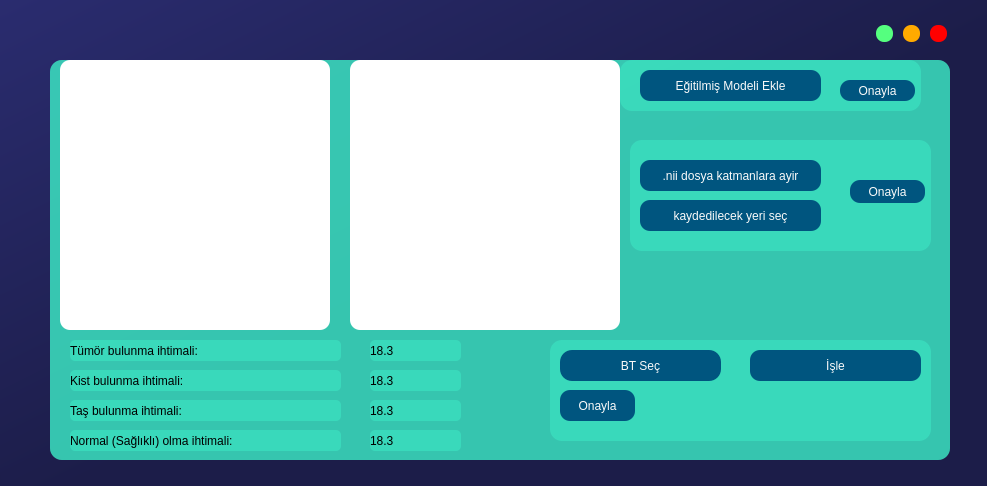
<?xml version="1.0" encoding="UTF-8"?>
<ui version="4.0">
 <class>Dialog</class>
 <widget class="QDialog" name="Dialog">
  <property name="geometry">
   <rect>
    <x>0</x>
    <y>0</y>
    <width>987</width>
    <height>486</height>
   </rect>
  </property>
  <property name="windowTitle">
   <string>Dialog</string>
  </property>
  <property name="styleSheet">
   <string notr="true">background-color: qlineargradient(spread:pad, x1:0, y1:0, x2:1, y2:1, stop:0 rgba(42, 44, 111, 255), stop:0.521368 rgba(28, 29, 73, 255));border-radius: 30px;</string>
  </property>
  <widget class="QLabel" name="arka_ekran">
   <property name="geometry">
    <rect>
     <x>0</x>
     <y>0</y>
     <width>1000</width>
     <height>500</height>
    </rect>
   </property>
   <property name="styleSheet">
    <string notr="true">background-color: qlineargradient(spread:pad, x1:0, y1:0, x2:1, y2:1, stop:0 rgba(42, 44, 111, 255), stop:0.521368 rgba(28, 29, 73, 255));
border-radius: 30px;</string>
   </property>
   <property name="text">
    <string/>
   </property>
  </widget>
  <widget class="QFrame" name="frame">
   <property name="geometry">
    <rect>
     <x>50</x>
     <y>60</y>
     <width>900</width>
     <height>400</height>
    </rect>
   </property>
   <property name="styleSheet">
    <string notr="true">background-color: none;</string>
   </property>
   <property name="frameShape">
    <enum>QFrame::StyledPanel</enum>
   </property>
   <property name="frameShadow">
    <enum>QFrame::Raised</enum>
   </property>
   <widget class="QStackedWidget" name="stackedWidget">
    <property name="geometry">
     <rect>
      <x>0</x>
      <y>0</y>
      <width>900</width>
      <height>400</height>
     </rect>
    </property>
    <property name="styleSheet">
     <string notr="true">background-color: rgb(60, 231, 195,150);
border-radius: 12px;
</string>
    </property>
    <property name="currentIndex">
     <number>0</number>
    </property>
    <widget class="QWidget" name="page">
     <property name="styleSheet">
      <string notr="true">background-color: rgb(60, 231, 195,150);
</string>
     </property>
     <widget class="QLabel" name="tumor_i_t">
      <property name="geometry">
       <rect>
        <x>20</x>
        <y>280</y>
        <width>271</width>
        <height>21</height>
       </rect>
      </property>
      <property name="styleSheet">
       <string notr="true">border-radius: 5px;image:none;
font: 75 14pt &quot;MS Shell Dlg 2&quot;;</string>
      </property>
      <property name="text">
       <string>Tümör bulunma ihtimali:</string>
      </property>
     </widget>
     <widget class="QWidget" name="Roket_Map" native="true">
      <property name="geometry">
       <rect>
        <x>300</x>
        <y>0</y>
        <width>270</width>
        <height>270</height>
       </rect>
      </property>
      <widget class="QLabel" name="bt_2">
       <property name="geometry">
        <rect>
         <x>0</x>
         <y>0</y>
         <width>270</width>
         <height>270</height>
        </rect>
       </property>
       <property name="styleSheet">
        <string notr="true">background-color: rgb(255, 255, 255);
border-radius: 10px;
image:none;</string>
       </property>
       <property name="text">
        <string/>
       </property>
      </widget>
      <zorder>arka_ekran</zorder>
      <zorder>arka_ekran</zorder>
      <zorder>bt_2</zorder>
     </widget>
     <widget class="QWidget" name="bilgisayar_t" native="true">
      <property name="geometry">
       <rect>
        <x>10</x>
        <y>0</y>
        <width>270</width>
        <height>270</height>
       </rect>
      </property>
      <widget class="QLabel" name="bt_1">
       <property name="geometry">
        <rect>
         <x>0</x>
         <y>0</y>
         <width>270</width>
         <height>270</height>
        </rect>
       </property>
       <property name="styleSheet">
        <string notr="true">border-radius: 10px;
background-color: rgb(255, 255, 255);
image:a;</string>
       </property>
       <property name="text">
        <string/>
       </property>
      </widget>
     </widget>
     <widget class="QPushButton" name="bt_islem_onay">
      <property name="geometry">
       <rect>
        <x>510</x>
        <y>330</y>
        <width>75</width>
        <height>31</height>
       </rect>
      </property>
      <property name="styleSheet">
       <string notr="true">QPushButton {
	color:rgb(250,250,250);
	border: none;
	border-radius: 10px;		
	background-color:  rgb(0, 85, 127);
}
QPushButton:hover {	
	background-color: rgb(0, 85, 127, 100);
}</string>
      </property>
      <property name="text">
       <string>Onayla</string>
      </property>
     </widget>
     <widget class="QPushButton" name="isle_onay">
      <property name="geometry">
       <rect>
        <x>700</x>
        <y>290</y>
        <width>171</width>
        <height>31</height>
       </rect>
      </property>
      <property name="styleSheet">
       <string notr="true">QPushButton {
	color:rgb(250,250,250);
	font: 75 16pt &quot;MS Shell Dlg 2&quot;;
	border: none;
	border-radius: 10px;		
	background-color:  rgb(0, 85, 127);
}
QPushButton:hover {	
	background-color: rgb(0, 85, 127, 100);
}</string>
      </property>
      <property name="text">
       <string>İşle</string>
      </property>
     </widget>
     <widget class="QPushButton" name="bt_sec">
      <property name="geometry">
       <rect>
        <x>510</x>
        <y>290</y>
        <width>161</width>
        <height>31</height>
       </rect>
      </property>
      <property name="styleSheet">
       <string notr="true">QPushButton {
	border: none;
	color:rgb(250,250,250);

	background-color: rgb(0, 85, 127);
	font: 75 16pt &quot;MS Shell Dlg 2&quot;;
}
QPushButton:hover {	
	background-color: rgba(0, 85, 127, 150);
}</string>
      </property>
      <property name="text">
       <string>BT Seç</string>
      </property>
     </widget>
     <widget class="QLabel" name="kist_t">
      <property name="geometry">
       <rect>
        <x>20</x>
        <y>310</y>
        <width>271</width>
        <height>21</height>
       </rect>
      </property>
      <property name="styleSheet">
       <string notr="true">border-radius: 5px;image:none;
font: 75 14pt &quot;MS Shell Dlg 2&quot;;</string>
      </property>
      <property name="text">
       <string>Kist bulunma ihtimali:</string>
      </property>
     </widget>
     <widget class="QLabel" name="tas_t">
      <property name="geometry">
       <rect>
        <x>20</x>
        <y>340</y>
        <width>271</width>
        <height>21</height>
       </rect>
      </property>
      <property name="styleSheet">
       <string notr="true">border-radius: 5px;image:none;
font: 75 14pt &quot;MS Shell Dlg 2&quot;;</string>
      </property>
      <property name="text">
       <string>Taş bulunma ihtimali:</string>
      </property>
     </widget>
     <widget class="QLabel" name="normal_t">
      <property name="geometry">
       <rect>
        <x>20</x>
        <y>370</y>
        <width>271</width>
        <height>21</height>
       </rect>
      </property>
      <property name="styleSheet">
       <string notr="true">border-radius: 5px;image:none;
font: 75 14pt &quot;MS Shell Dlg 2&quot;;</string>
      </property>
      <property name="text">
       <string>Normal (Sağlıklı) olma ihtimali:</string>
      </property>
     </widget>
     <widget class="QPushButton" name="model_ekle">
      <property name="geometry">
       <rect>
        <x>590</x>
        <y>10</y>
        <width>181</width>
        <height>31</height>
       </rect>
      </property>
      <property name="styleSheet">
       <string notr="true">QPushButton {
	color:rgb(250,250,250);
	border: none;
	border-radius: 10px;		
	background-color:  rgb(0, 85, 127);
	font: 75 11pt &quot;MS Shell Dlg 2&quot;;
}
QPushButton:hover {	
	background-color: rgb(0, 85, 127, 100);
}</string>
      </property>
      <property name="text">
       <string>Eğitilmiş Modeli Ekle</string>
      </property>
     </widget>
     <widget class="QPushButton" name="nii_katman">
      <property name="geometry">
       <rect>
        <x>590</x>
        <y>100</y>
        <width>181</width>
        <height>31</height>
       </rect>
      </property>
      <property name="styleSheet">
       <string notr="true">QPushButton {
	color:rgb(250,250,250);
	border: none;
	border-radius: 10px;		
	background-color:  rgb(0, 85, 127);
}
QPushButton:hover {	
	background-color: rgb(0, 85, 127, 100);
}</string>
      </property>
      <property name="text">
       <string>.nii dosya katmanlara ayir</string>
      </property>
     </widget>
     <widget class="QPushButton" name="ni_kaydet">
      <property name="geometry">
       <rect>
        <x>590</x>
        <y>140</y>
        <width>181</width>
        <height>31</height>
       </rect>
      </property>
      <property name="styleSheet">
       <string notr="true">QPushButton {
	color:rgb(250,250,250);
	border: none;
	border-radius: 10px;		
	background-color:  rgb(0, 85, 127);
}
QPushButton:hover {	
	background-color: rgb(0, 85, 127, 100);
}</string>
      </property>
      <property name="text">
       <string>kaydedilecek yeri seç</string>
      </property>
     </widget>
     <widget class="QPushButton" name="ni_onayla">
      <property name="geometry">
       <rect>
        <x>800</x>
        <y>120</y>
        <width>75</width>
        <height>23</height>
       </rect>
      </property>
      <property name="styleSheet">
       <string notr="true">QPushButton {
	color:rgb(250,250,250);
	border: none;
	border-radius: 10px;		
	background-color:  rgb(0, 85, 127);
}
QPushButton:hover {	
	background-color: rgb(0, 85, 127, 100);
}</string>
      </property>
      <property name="text">
       <string>Onayla</string>
      </property>
     </widget>
     <widget class="QLabel" name="label">
      <property name="geometry">
       <rect>
        <x>580</x>
        <y>80</y>
        <width>301</width>
        <height>111</height>
       </rect>
      </property>
      <property name="text">
       <string/>
      </property>
     </widget>
     <widget class="QLabel" name="label_2">
      <property name="geometry">
       <rect>
        <x>500</x>
        <y>280</y>
        <width>381</width>
        <height>101</height>
       </rect>
      </property>
      <property name="text">
       <string/>
      </property>
     </widget>
     <widget class="QPushButton" name="model_onay">
      <property name="geometry">
       <rect>
        <x>790</x>
        <y>20</y>
        <width>75</width>
        <height>21</height>
       </rect>
      </property>
      <property name="styleSheet">
       <string notr="true">QPushButton {
	color:rgb(250,250,250);
	border: none;
	border-radius: 10px;		
	background-color:  rgb(0, 85, 127);
}
QPushButton:hover {	
	background-color: rgb(0, 85, 127, 100);
}</string>
      </property>
      <property name="text">
       <string>Onayla</string>
      </property>
     </widget>
     <widget class="QLabel" name="label_3">
      <property name="geometry">
       <rect>
        <x>570</x>
        <y>0</y>
        <width>301</width>
        <height>51</height>
       </rect>
      </property>
      <property name="text">
       <string/>
      </property>
     </widget>
     <widget class="QLabel" name="t_ihtimal">
      <property name="geometry">
       <rect>
        <x>320</x>
        <y>280</y>
        <width>91</width>
        <height>21</height>
       </rect>
      </property>
      <property name="styleSheet">
       <string notr="true">border-radius: 5px;image:none;
font: 75 14pt &quot;MS Shell Dlg 2&quot;;</string>
      </property>
      <property name="text">
       <string>18.3</string>
      </property>
     </widget>
     <widget class="QLabel" name="kist_ihtimal">
      <property name="geometry">
       <rect>
        <x>320</x>
        <y>310</y>
        <width>91</width>
        <height>21</height>
       </rect>
      </property>
      <property name="styleSheet">
       <string notr="true">border-radius: 5px;image:none;
font: 75 14pt &quot;MS Shell Dlg 2&quot;;</string>
      </property>
      <property name="text">
       <string>18.3</string>
      </property>
     </widget>
     <widget class="QLabel" name="tas_ihtimal">
      <property name="geometry">
       <rect>
        <x>320</x>
        <y>340</y>
        <width>91</width>
        <height>21</height>
       </rect>
      </property>
      <property name="styleSheet">
       <string notr="true">border-radius: 5px;image:none;
font: 75 14pt &quot;MS Shell Dlg 2&quot;;</string>
      </property>
      <property name="text">
       <string>18.3</string>
      </property>
     </widget>
     <widget class="QLabel" name="normal_ihtimal">
      <property name="geometry">
       <rect>
        <x>320</x>
        <y>370</y>
        <width>91</width>
        <height>21</height>
       </rect>
      </property>
      <property name="styleSheet">
       <string notr="true">border-radius: 5px;image:none;
font: 75 14pt &quot;MS Shell Dlg 2&quot;;</string>
      </property>
      <property name="text">
       <string>18.3</string>
      </property>
     </widget>
     <zorder>tumor_i_t</zorder>
     <zorder>Roket_Map</zorder>
     <zorder>bilgisayar_t</zorder>
     <zorder>kist_t</zorder>
     <zorder>tas_t</zorder>
     <zorder>normal_t</zorder>
     <zorder>arka_ekran</zorder>
     <zorder>label</zorder>
     <zorder>nii_katman</zorder>
     <zorder>ni_kaydet</zorder>
     <zorder>ni_onayla</zorder>
     <zorder>label_2</zorder>
     <zorder>bt_sec</zorder>
     <zorder>isle_onay</zorder>
     <zorder>bt_islem_onay</zorder>
     <zorder>label_3</zorder>
     <zorder>model_ekle</zorder>
     <zorder>model_onay</zorder>
     <zorder>t_ihtimal</zorder>
     <zorder>kist_ihtimal</zorder>
     <zorder>tas_ihtimal</zorder>
     <zorder>normal_ihtimal</zorder>
    </widget>
    <widget class="QWidget" name="page_2">
     <property name="styleSheet">
      <string notr="true"/>
     </property>
     <widget class="QTextEdit" name="h_oyku">
      <property name="geometry">
       <rect>
        <x>460</x>
        <y>200</y>
        <width>431</width>
        <height>151</height>
       </rect>
      </property>
      <property name="styleSheet">
       <string notr="true">font: 14pt &quot;MS Shell Dlg 2&quot;;</string>
      </property>
     </widget>
     <widget class="QPushButton" name="h_oyku_kaydet">
      <property name="geometry">
       <rect>
        <x>810</x>
        <y>360</y>
        <width>75</width>
        <height>23</height>
       </rect>
      </property>
      <property name="styleSheet">
       <string notr="true">QPushButton {
	color:rgb(250,250,250);
	border: none;
	border-radius: 10px;		
	background-color:  rgb(0, 85, 127);
}
QPushButton:hover {	
	background-color: rgb(0, 85, 127, 100);
}</string>
      </property>
      <property name="text">
       <string>Kaydet</string>
      </property>
     </widget>
     <widget class="QLabel" name="h_yas_t">
      <property name="geometry">
       <rect>
        <x>20</x>
        <y>60</y>
        <width>271</width>
        <height>31</height>
       </rect>
      </property>
      <property name="styleSheet">
       <string notr="true">border-radius: 5px;image:none;
font: 75 14pt &quot;MS Shell Dlg 2&quot;;</string>
      </property>
      <property name="text">
       <string>Yaşı</string>
      </property>
      <property name="alignment">
       <set>Qt::AlignCenter</set>
      </property>
     </widget>
     <widget class="QLineEdit" name="h_isim">
      <property name="geometry">
       <rect>
        <x>320</x>
        <y>20</y>
        <width>291</width>
        <height>31</height>
       </rect>
      </property>
      <property name="styleSheet">
       <string notr="true">border-radius: 5px;image:none;
font: 75 14pt &quot;MS Shell Dlg 2&quot;;</string>
      </property>
      <property name="text">
       <string>Fahrihan Şahin</string>
      </property>
     </widget>
     <widget class="QLabel" name="h_cinsiyet_t">
      <property name="geometry">
       <rect>
        <x>20</x>
        <y>100</y>
        <width>271</width>
        <height>31</height>
       </rect>
      </property>
      <property name="styleSheet">
       <string notr="true">border-radius: 5px;image:none;
font: 75 14pt &quot;MS Shell Dlg 2&quot;;</string>
      </property>
      <property name="text">
       <string>Cinsiyeti</string>
      </property>
      <property name="alignment">
       <set>Qt::AlignCenter</set>
      </property>
     </widget>
     <widget class="QLineEdit" name="h_cinsiyet">
      <property name="geometry">
       <rect>
        <x>320</x>
        <y>100</y>
        <width>291</width>
        <height>31</height>
       </rect>
      </property>
      <property name="styleSheet">
       <string notr="true">border-radius: 5px;image:none;
font: 75 14pt &quot;MS Shell Dlg 2&quot;;</string>
      </property>
      <property name="text">
       <string>Erkek</string>
      </property>
     </widget>
     <widget class="QLineEdit" name="h_yas">
      <property name="geometry">
       <rect>
        <x>320</x>
        <y>60</y>
        <width>291</width>
        <height>31</height>
       </rect>
      </property>
      <property name="styleSheet">
       <string notr="true">border-radius: 5px;image:none;
font: 75 14pt &quot;MS Shell Dlg 2&quot;;</string>
      </property>
      <property name="text">
       <string>18</string>
      </property>
     </widget>
     <widget class="QLabel" name="h_iletisim_t">
      <property name="geometry">
       <rect>
        <x>20</x>
        <y>140</y>
        <width>271</width>
        <height>31</height>
       </rect>
      </property>
      <property name="styleSheet">
       <string notr="true">border-radius: 5px;image:none;
font: 75 14pt &quot;MS Shell Dlg 2&quot;;</string>
      </property>
      <property name="text">
       <string>İletişim Bilgisi (Email)</string>
      </property>
      <property name="alignment">
       <set>Qt::AlignCenter</set>
      </property>
     </widget>
     <widget class="QLabel" name="h_isim_t">
      <property name="geometry">
       <rect>
        <x>20</x>
        <y>20</y>
        <width>271</width>
        <height>31</height>
       </rect>
      </property>
      <property name="styleSheet">
       <string notr="true">border-radius: 5px;image:none;
font: 75 14pt &quot;MS Shell Dlg 2&quot;;</string>
      </property>
      <property name="text">
       <string>Hasta İsim Soy İsim</string>
      </property>
      <property name="alignment">
       <set>Qt::AlignCenter</set>
      </property>
     </widget>
     <widget class="QLineEdit" name="h_email">
      <property name="geometry">
       <rect>
        <x>320</x>
        <y>140</y>
        <width>291</width>
        <height>31</height>
       </rect>
      </property>
      <property name="styleSheet">
       <string notr="true">border-radius: 5px;image:none;
font: 75 14pt &quot;MS Shell Dlg 2&quot;;</string>
      </property>
      <property name="text">
       <string>sahinfahrihan6@gmail.com</string>
      </property>
     </widget>
     <widget class="QLabel" name="h_tani_oyku">
      <property name="geometry">
       <rect>
        <x>620</x>
        <y>170</y>
        <width>271</width>
        <height>21</height>
       </rect>
      </property>
      <property name="layoutDirection">
       <enum>Qt::RightToLeft</enum>
      </property>
      <property name="styleSheet">
       <string notr="true">border-radius: 5px;image:none;
font: 75 14pt &quot;MS Shell Dlg 2&quot;;</string>
      </property>
      <property name="text">
       <string>Tanı ve Hastanın Öyküsü</string>
      </property>
      <property name="alignment">
       <set>Qt::AlignCenter</set>
      </property>
     </widget>
     <widget class="QLabel" name="u_dil">
      <property name="geometry">
       <rect>
        <x>10</x>
        <y>330</y>
        <width>151</width>
        <height>31</height>
       </rect>
      </property>
      <property name="styleSheet">
       <string notr="true">border-radius: 5px;image:none;
font: 75 14pt &quot;MS Shell Dlg 2&quot;;</string>
      </property>
      <property name="text">
       <string>Uygulama Dili</string>
      </property>
      <property name="alignment">
       <set>Qt::AlignCenter</set>
      </property>
     </widget>
     <widget class="QPushButton" name="turkce">
      <property name="geometry">
       <rect>
        <x>10</x>
        <y>370</y>
        <width>75</width>
        <height>23</height>
       </rect>
      </property>
      <property name="styleSheet">
       <string notr="true">QPushButton {
	color:rgb(250,250,250);
	border: none;
	border-radius: 10px;		
	background-color:  rgb(0, 85, 127);
}
QPushButton:hover {	
	background-color: rgb(0, 85, 127, 100);
}</string>
      </property>
      <property name="text">
       <string>Türkçe</string>
      </property>
     </widget>
     <widget class="QPushButton" name="english">
      <property name="geometry">
       <rect>
        <x>90</x>
        <y>370</y>
        <width>75</width>
        <height>23</height>
       </rect>
      </property>
      <property name="styleSheet">
       <string notr="true">QPushButton {
	color:rgb(250,250,250);
	border: none;
	border-radius: 10px;		
	background-color:  rgb(0, 85, 127);
}
QPushButton:hover {	
	background-color: rgb(0, 85, 127, 100);
}</string>
      </property>
      <property name="text">
       <string>English</string>
      </property>
     </widget>
     <widget class="QLabel" name="y_tahlil_t">
      <property name="geometry">
       <rect>
        <x>20</x>
        <y>190</y>
        <width>361</width>
        <height>31</height>
       </rect>
      </property>
      <property name="styleSheet">
       <string notr="true">border-radius: 5px;image:none;
font: 100 14pt &quot;MS Shell Dlg 2&quot;;</string>
      </property>
      <property name="text">
       <string>Yapılacak Tahliller ve İşlemler</string>
      </property>
      <property name="alignment">
       <set>Qt::AlignCenter</set>
      </property>
     </widget>
     <widget class="QTextEdit" name="y_islem">
      <property name="geometry">
       <rect>
        <x>20</x>
        <y>230</y>
        <width>371</width>
        <height>81</height>
       </rect>
      </property>
      <property name="styleSheet">
       <string notr="true">font: 75 14pt &quot;MS Shell Dlg 2&quot;;</string>
      </property>
     </widget>
     <widget class="QPushButton" name="y_islem_kaydet">
      <property name="geometry">
       <rect>
        <x>310</x>
        <y>320</y>
        <width>75</width>
        <height>23</height>
       </rect>
      </property>
      <property name="styleSheet">
       <string notr="true">QPushButton {
	color:rgb(250,250,250);
	border: none;
	border-radius: 10px;		
	background-color:  rgb(0, 85, 127);
}
QPushButton:hover {	
	background-color: rgb(0, 85, 127, 100);
}</string>
      </property>
      <property name="text">
       <string>Kaydet</string>
      </property>
     </widget>
     <widget class="QPushButton" name="h_kaydet">
      <property name="geometry">
       <rect>
        <x>330</x>
        <y>370</y>
        <width>171</width>
        <height>23</height>
       </rect>
      </property>
      <property name="styleSheet">
       <string notr="true">QPushButton {
	color:rgb(250,250,250);
	border: none;
	border-radius: 10px;		
	background-color:  rgb(0, 85, 127);
	font: 75 12pt &quot;MS Shell Dlg 2&quot;;
}
QPushButton:hover {	
	background-color: rgb(0, 85, 127, 100);
}</string>
      </property>
      <property name="text">
       <string>Hepsini kaydet (Son)</string>
      </property>
     </widget>
    </widget>
   </widget>
  </widget>
  <widget class="QPushButton" name="btn_indir">
   <property name="geometry">
    <rect>
     <x>876</x>
     <y>25</y>
     <width>17</width>
     <height>17</height>
    </rect>
   </property>
   <property name="minimumSize">
    <size>
     <width>16</width>
     <height>16</height>
    </size>
   </property>
   <property name="maximumSize">
    <size>
     <width>17</width>
     <height>17</height>
    </size>
   </property>
   <property name="toolTip">
    <string>Maximize</string>
   </property>
   <property name="styleSheet">
    <string notr="true">QPushButton {
	border: none;
	border-radius: 8px;	
	background-color: rgb(85, 255, 127);
}
QPushButton:hover {	
	background-color: rgba(85, 255, 127, 150);
}</string>
   </property>
   <property name="text">
    <string/>
   </property>
  </widget>
  <widget class="QPushButton" name="btn_cerceve">
   <property name="geometry">
    <rect>
     <x>903</x>
     <y>25</y>
     <width>17</width>
     <height>17</height>
    </rect>
   </property>
   <property name="minimumSize">
    <size>
     <width>16</width>
     <height>16</height>
    </size>
   </property>
   <property name="maximumSize">
    <size>
     <width>17</width>
     <height>17</height>
    </size>
   </property>
   <property name="toolTip">
    <string>Minimize</string>
   </property>
   <property name="styleSheet">
    <string notr="true">QPushButton {
	border: none;
	border-radius: 8px;		
	background-color: rgb(255, 170, 0);
}
QPushButton:hover {	
	background-color: rgba(255, 170, 0, 150);
}</string>
   </property>
   <property name="text">
    <string/>
   </property>
  </widget>
  <widget class="QPushButton" name="btn_kapa">
   <property name="geometry">
    <rect>
     <x>930</x>
     <y>25</y>
     <width>17</width>
     <height>17</height>
    </rect>
   </property>
   <property name="minimumSize">
    <size>
     <width>16</width>
     <height>16</height>
    </size>
   </property>
   <property name="maximumSize">
    <size>
     <width>17</width>
     <height>17</height>
    </size>
   </property>
   <property name="toolTip">
    <string>Close</string>
   </property>
   <property name="styleSheet">
    <string notr="true">QPushButton {
	border: none;
	border-radius: 8px;		
	background-color: rgb(255, 0, 0);
}
QPushButton:hover {		
	background-color: rgba(255, 0, 0, 150);
}</string>
   </property>
   <property name="text">
    <string/>
   </property>
  </widget>
  <widget class="QLabel" name="logo">
   <property name="geometry">
    <rect>
     <x>0</x>
     <y>10</y>
     <width>71</width>
     <height>51</height>
    </rect>
   </property>
   <property name="styleSheet">
    <string notr="true">image: url(:/lgo_png/koyuzeminuzeribeyaz.gif);
background-color:none</string>
   </property>
   <property name="text">
    <string/>
   </property>
  </widget>
 </widget>
 <resources>
  <include location="magnetar_yazi.qrc"/>
 </resources>
 <connections/>
</ui>
